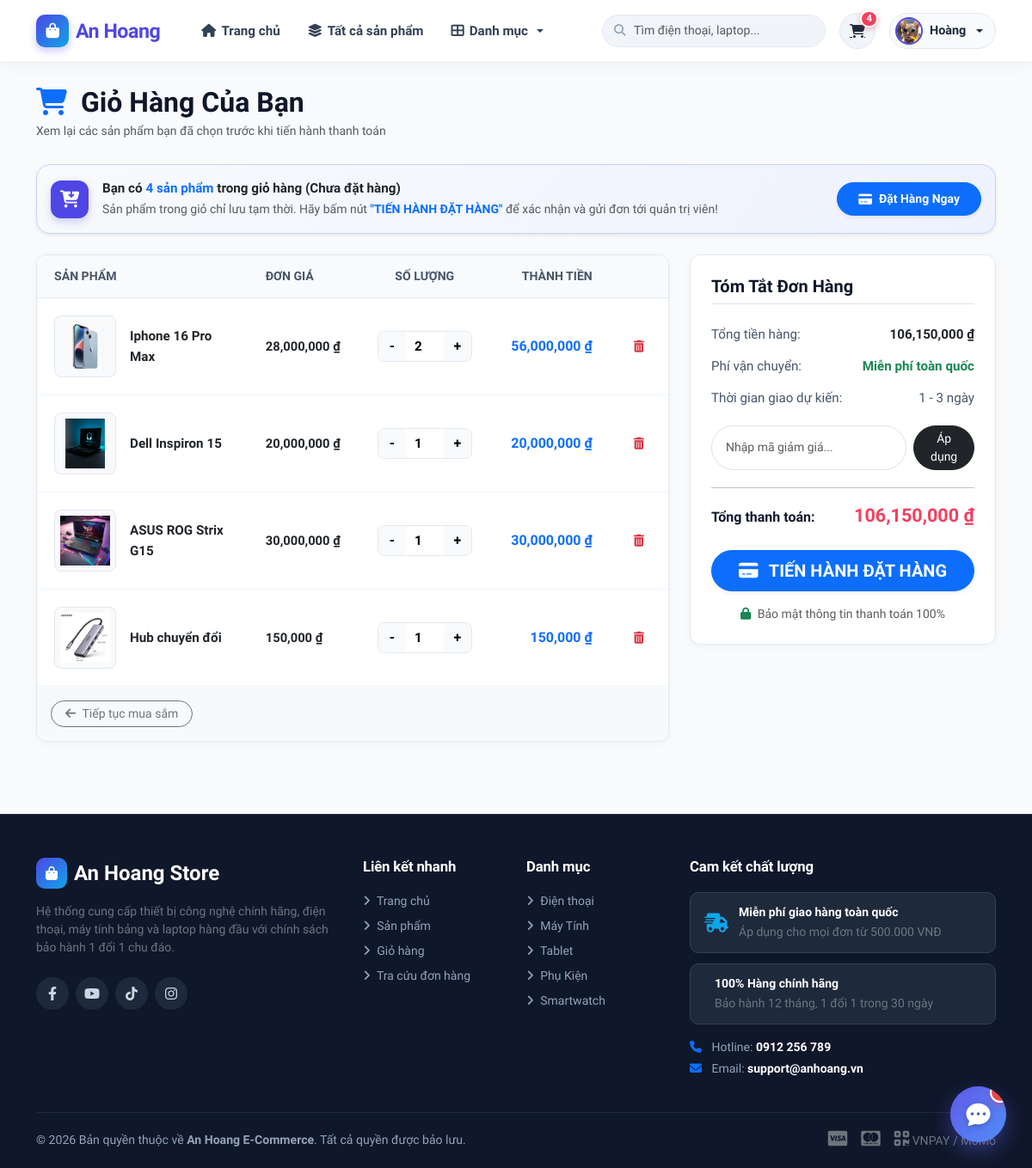
Page /cart/ (signed in) on the earlier database version.
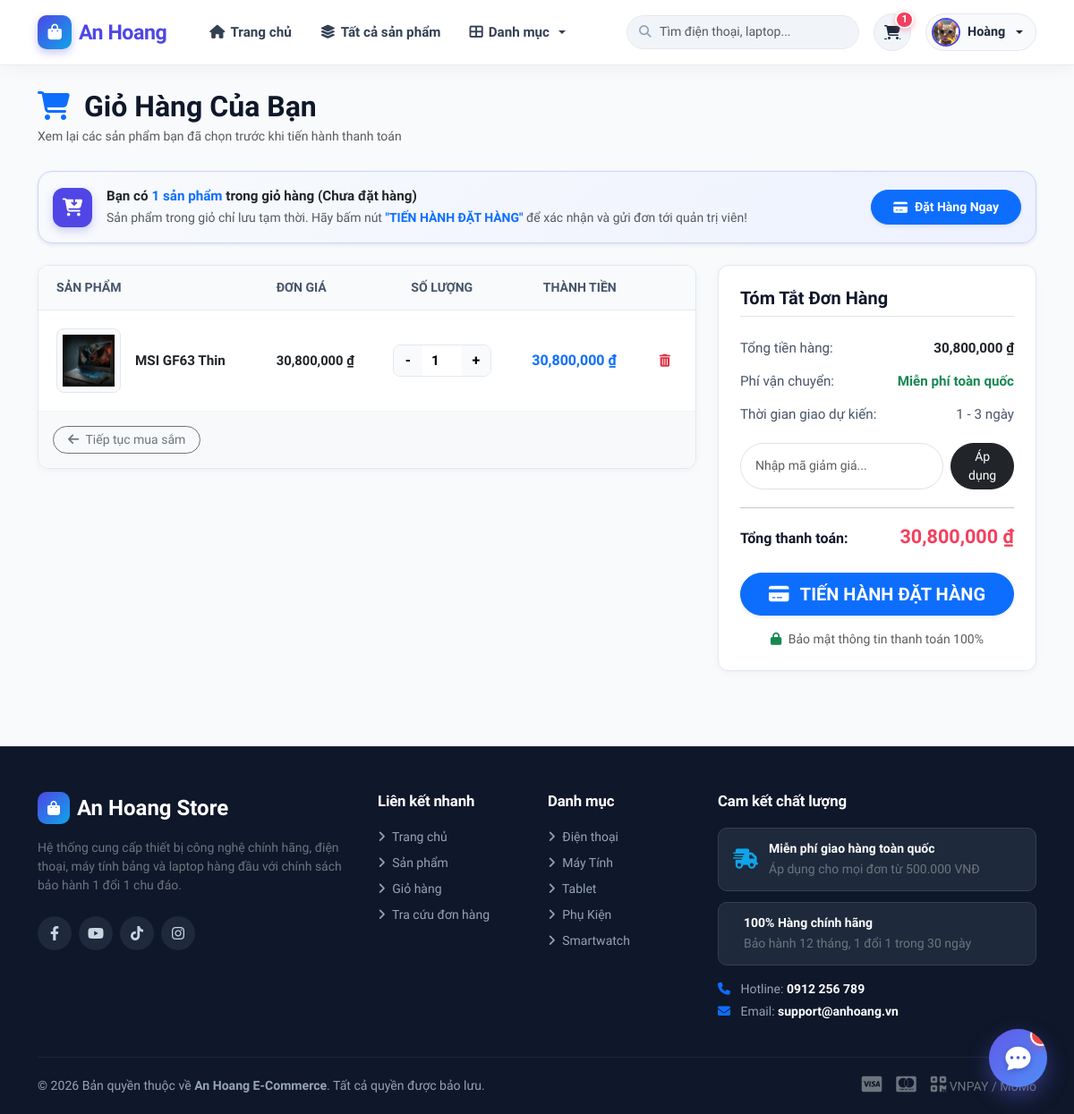
Same page on the later database version.
### store/models.py (models this page shows, shortened)
class CartItem(models.Model):
    user = models.ForeignKey(User, on_delete=models.CASCADE)
    product = models.ForeignKey(Product, on_delete=models.CASCADE)
    quantity = models.PositiveIntegerField(default=1)
    color = models.ForeignKey(Color, on_delete=models.SET_NULL, null=True, blank=True)
    created_at = models.DateTimeField(auto_now_add=True)
    def get_unit_price(self):
        return self.product.discount_price if self.product.has_discount else self.product.price
    def subtotal(self):
        return self.get_unit_price() * self.quantity

class Product(models.Model):
    name = models.CharField(max_length=200)
    description = models.TextField(blank=True, null=True)
    price = models.DecimalField(max_digits=10, decimal_places=0)
    discount_percent = models.IntegerField(default=0, blank=True, help_text="Phần trăm giảm giá từ 0-100")
    category = models.ForeignKey(Category, on_delete=models.CASCADE)
    image = models.ImageField(upload_to='products/', blank=True, null=True)
    colors = models.ManyToManyField(Color, blank=True, related_name='products')
    @property
    def has_discount(self):
        return self.discount_percent is not None and self.discount_percent > 0
    @property
    def discount_price(self):
        if not self.has_discount:
            return self.price
        discount_amount = (self.price * self.discount_percent) / 100
        return self.price - discount_amount

class Category(models.Model):
    name = models.CharField(max_length=100)

### store/views.py (the view)
# urls.py: path('cart/', views.cart_view, name='cart'),
@login_required
def cart_view(request):
    items = CartItem.objects.filter(user=request.user)
    total = sum(item.subtotal() for item in items)
    return render(request, 'store/cart.html', {'items': items, 'total': total})

### store/templates/store/cart.html (shortened to what the changed rows need)
{% extends 'base.html' %}
{% load static humanize %}
{% block content %}
<div class="container py-4">
    <div class="cart-page-header">
        <h2 class="fw-bold mb-1"><i class="fas fa-shopping-cart text-primary me-2"></i> Giỏ Hàng Của Bạn</h2>
    </div>
    {% if items %}
    <div class="alert alert-light border shadow-sm rounded-4 p-3 mb-4 d-flex align-items-center justify-content-between" style="background: linear-gradient(135deg, #f8fafc 0%, #eef2ff 100%); border-color: #c7d2fe !important;">
        <div class="d-flex align-items-center gap-3">
            <div style="width: 44px; height: 44px; border-radius: 12px; background: #4f46e5; color: white; display: flex; align-items: center; justify-content: center; font-size: 1.25rem; flex-shrink: 0; box-shadow: 0 4px 10px rgba(79, 70, 229, 0.25);">
                <i class="fas fa-cart-arrow-down"></i>
            </div>
            <div>
                <div class="fw-bold text-dark mb-0" style="font-size: 0.95rem;">Bạn có <span class="text-primary fw-bold">{{ items.count }} sản phẩm</span> trong giỏ hàng (Chưa đặt hàng)</div>
                <small class="text-muted">Sản phẩm trong giỏ chỉ lưu tạm thời. Hãy bấm nút <strong class="text-primary">"TIẾN HÀNH ĐẶT HÀNG"</strong> để xác nhận và gửi đơn tới quản trị viên!</small>
            </div>
        </div>
        <a href="{% url 'checkout' %}" class="btn btn-primary btn-sm rounded-pill px-4 py-2 fw-bold d-none d-md-inline-flex align-items-center gap-2 shadow-sm">
            <i class="fas fa-credit-card"></i> Đặt Hàng Ngay
        </a>
    </div>
    <div class="row g-4">
        <div class="col-lg-8">
            <div class="cart-card">
                <div class="table-responsive">
                    <table class="table cart-table mb-0">
                        <thead>
                            <tr>
                                <th>Sản phẩm</th>
                                <th style="width: 130px;">Đơn giá</th>
                                <th style="width: 140px; text-align: center;">Số lượng</th>
                                <th style="width: 140px; text-align: right;">Thành tiền</th>
                                <th style="width: 50px;"></th>
                            </tr>
                        </thead>
                        <tbody>
                            {% for item in items %}
                            <tr id="cartRow_{{ item.id }}">
                                <td>
                                    <div class="d-flex align-items-center gap-3">
                                        <div class="cart-product-thumb">
                                            {% if item.product.image %}
                                                <img src="{{ item.product.image.url }}" alt="{{ item.product.name }}">
                                            {% else %}
                                                <img src="{% static 'images/no-image.png' %}" alt="{{ item.product.name }}">
                                            {% endif %}
                                        </div>
                                        <div>
                                            <a href="{% url 'product_detail' item.product.id %}" class="fw-bold text-dark text-decoration-none" style="font-size: 0.95rem;">
                                                {{ item.product.name }}
                                            </a>
                                        </div>
                                    </div>
                                </td>
                                <td>
                                    <span class="fw-semibold text-dark" style="font-size: 0.92rem;">
                                        {{ item.get_unit_price|intcomma }} ₫
                                    </span>
                                </td>
                                <td style="text-align: center;">
                                    <div class="cart-qty-stepper">
                                        <button type="button" class="cart-qty-btn" onclick="updateCartQtyAjax({{ item.id }}, -1)">-</button>
                                        <input type="number" id="qtyInput_{{ item.id }}" class="cart-qty-input" value="{{ item.quantity }}" readonly>
                                        <button type="button" class="cart-qty-btn" onclick="updateCartQtyAjax({{ item.id }}, 1)">+</button>
                                    </div>
                                </td>
                                <td style="text-align: right;">
                                    <strong class="text-primary" id="subtotal_{{ item.id }}" style="font-size: 1rem;">
                                        {{ item.subtotal|intcomma }} ₫
                                    </strong>
                                </td>
                                <td style="text-align: center;">
                                    <a href="{% url 'remove_from_cart' item.id %}" class="btn btn-sm btn-outline-danger border-0" onclick="return confirm('Bạn muốn xóa sản phẩm này khỏi giỏ hàng?');" title="Xóa">
                                        <i class="fas fa-trash-can"></i>
                                    </a>
                                </td>
                            </tr>
                            {% endfor %}
                        </tbody>
                    </table>
                </div>
                <div class="p-3 bg-light d-flex justify-content-between align-items-center">
                    <a href="{% url 'product_list' %}" class="btn btn-outline-secondary btn-sm rounded-pill px-3">
                        <i class="fas fa-arrow-left me-1"></i> Tiếp tục mua sắm
                    </a>
                </div>
            </div>
        </div>
        <div class="col-lg-4">
            <div class="summary-card">
                <h5 class="fw-bold mb-4 pb-2 border-bottom">Tóm Tắt Đơn Hàng</h5>
                <div class="summary-row">
                    <span>Tổng tiền hàng:</span>
                    <strong class="text-dark" id="cartTotalSum">{{ total|intcomma }} ₫</strong>
                </div>
                <div class="summary-row">
                    <span>Phí vận chuyển:</span>
                    <span class="text-success fw-semibold">Miễn phí toàn quốc</span>
                </div>
                <div class="summary-row">
                    <span>Thời gian giao dự kiến:</span>
                    <span>1 - 3 ngày</span>
                </div>
                <div class="voucher-input-group">
                    <input type="text" id="voucherCode" class="form-control form-control-sm rounded-pill px-3" placeholder="Nhập mã giảm giá...">
                    <button type="button" class="btn btn-dark btn-sm rounded-pill px-3" onclick="applyMockVoucher()">Áp dụng</button>
                </div>
                <hr>
                <div class="d-flex justify-content-between align-items-baseline mb-4">
                    <span class="fw-bold fs-6">Tổng thanh toán:</span>
                    <div class="summary-total" id="finalTotalSum">{{ total|intcomma }} ₫</div>
                </div>
                <a href="{% url 'checkout' %}" class="btn btn-primary btn-lg w-100 rounded-pill fw-bold shadow-sm mb-3">
                    <i class="fas fa-credit-card me-2"></i> TIẾN HÀNH ĐẶT HÀNG
                </a>
                <div class="small text-muted text-center">
                    <i class="fas fa-lock text-success me-1"></i> Bảo mật thông tin thanh toán 100%
                </div>
            </div>
        </div>
    </div>
    {% endif %}
</div>
{% endblock %}

### templates/base.html (shortened to what the changed rows need)
<!DOCTYPE html>
<html lang="vi">
<head>
    <link rel="stylesheet" href="https://cdnjs.cloudflare.com/ajax/libs/font-awesome/6.4.0/css/all.min.css">
    <link href="https://cdn.jsdelivr.net/npm/bootstrap@5.3.0/dist/css/bootstrap.min.css" rel="stylesheet">
</head>
<body>
    <nav class="navbar navbar-expand-lg fixed-top">
        <div class="container">
            <div class="collapse navbar-collapse" id="navbarMain">
                <div class="d-flex align-items-center gap-3">
                    <a href="{% url 'cart' %}" class="cart-icon-btn" title="Giỏ hàng của bạn">
                        <i class="fas fa-cart-shopping"></i>
                        <span class="cart-badge" id="cartCountBadge" style="{% if not cart_items_count or cart_items_count == 0 %}display:none;{% endif %}">
                            {{ cart_items_count|default:0 }}
                        </span>
                    </a>
                </div>
            </div>
        </div>
    </nav>
    <main>
        {% block content %}{% endblock %}
    </main>
    {% include 'store/chat_bubble.html' %}
    <footer>
        <div class="container">
            <div class="row g-4">
                <div class="col-lg-2 col-md-6 col-6">
                    <ul class="list-unstyled small d-flex flex-column gap-2">
                        {% for cat in nav_categories|slice:":5" %}
                        <li><a href="{% url 'product_list' %}?category={{ cat.id }}"><i class="fas fa-angle-right me-1"></i> {{ cat.name }}</a></li>
                        {% endfor %}
                    </ul>
                </div>
            </div>
        </div>
    </footer>
</body>
</html>

Differences in the rows shown:
removed CartItem: product.image (picture), product.name "Iphone 16 Pro Max", get_unit_price "28,000,000", quantity "2", subtotal "56,000,000"
removed CartItem: product.image (picture), product.name "Dell Inspiron 15", get_unit_price "20,000,000", quantity "1", subtotal "20,000,000"
removed CartItem: product.image (picture), product.name "ASUS ROG Strix G15", get_unit_price "30,000,000", quantity "1", subtotal "30,000,000"
removed CartItem: product.image (picture), product.name "Hub chuyển đổi", get_unit_price "150,000", quantity "1", subtotal "150,000"
added CartItem: product.image (picture), product.name "MSI GF63 Thin", get_unit_price "30,800,000", quantity "1", subtotal "30,800,000"
Other differences:
{{ cart_items_count|default:0 }}: "4" → "1"
{{ items.count }}: "4" → "1"
{{ total|intcomma }}: "106,150,000" → "30,800,000"
